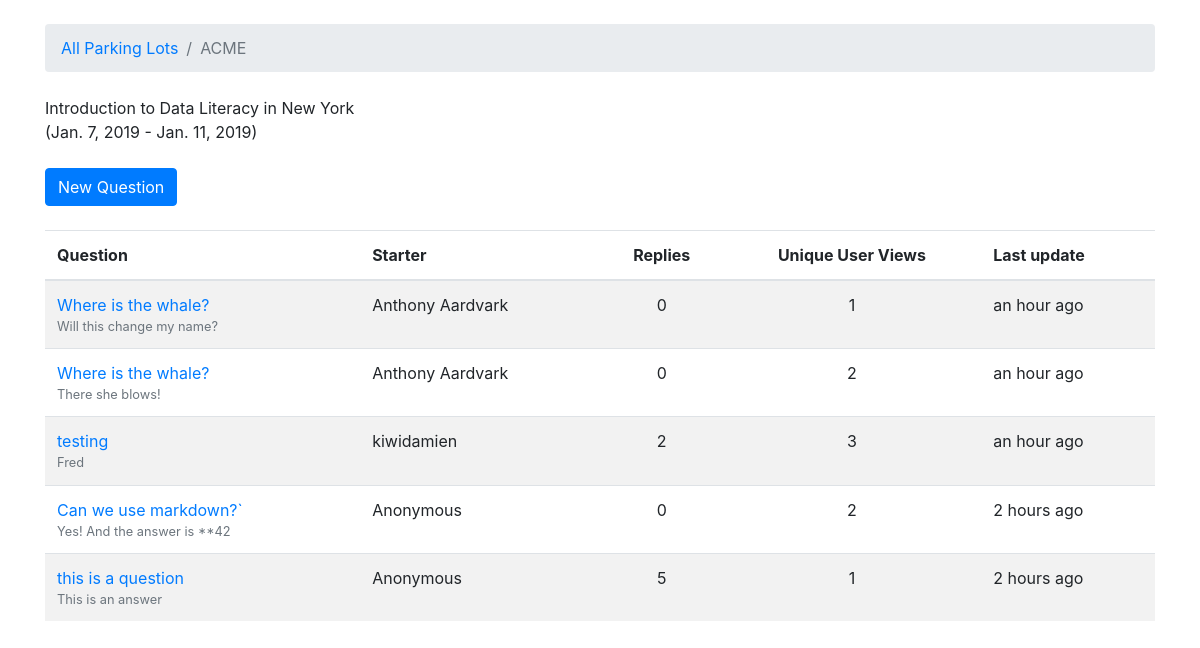
The page /lots/acme/ on the database its author committed.
### lot/models.py (models this page shows, shortened)
class Lot(models.Model):
    group_name = models.CharField(max_length=30, unique=True)
    description = models.CharField(max_length=100)
    location = models.CharField(max_length=100)
    start_date = models.DateField(null=True)
    end_date = models.DateField(null=True)
    slug = models.SlugField(unique=True)
    timezone = models.CharField(max_length=100, choices=TIMEZONE_CHOICES,
                                default='America/Los_Angeles')

class Question(models.Model):
    subject = models.CharField(max_length=255)
    last_updated = models.DateTimeField(auto_now_add=True)
    lot = models.ForeignKey(Lot, related_name='questions',
                            on_delete=models.CASCADE)
    starter = models.ForeignKey(User, related_name='questions',
                                on_delete=models.CASCADE)
    starter_name = models.CharField(max_length=100, default='Anonymous')
    views = models.PositiveIntegerField(default=0)
    def get_first_post(self):
        return (Post.objects.filter(question=self)
                .order_by('created_at')
                .first())

class Post(models.Model):
    message = models.TextField(max_length=4000)
    question = models.ForeignKey(Question, related_name='posts',
                                 on_delete=models.CASCADE)
    created_at = models.DateTimeField(auto_now_add=True)
    updated_at = models.DateTimeField(null=True)
    created_by = models.ForeignKey(User, null=True, related_name='posts',
                                   on_delete=models.CASCADE)
    updated_by = models.ForeignKey(User, null=True, related_name='+',
                                   on_delete=models.CASCADE)
    created_name = models.CharField(max_length=100)
    updated_name = models.CharField(max_length=100)
    def __str__(self):
        return self.message[:30]

### lot/views.py (the view)
# urls.py: path('lots/<slug:lot_id>/', views.QuestionListView.as_view(),
class QuestionListView(ListView):
    model = Question
    context_object_name = 'questions'
    template_name = 'list_of_questions_in_lot.html'
    def get_context_data(self, **kwargs):
        kwargs['lot'] = self.lot
        return super().get_context_data(**kwargs)
    def get_queryset(self):
        self.lot = get_object_or_404(Lot, slug=self.kwargs.get('lot_id'))
        questions = (
            self.lot.questions
            .order_by('-last_updated')
            .annotate(replies=Count('posts') - 1)
        )
        return questions

### templates/list_of_questions_in_lot.html (shortened to what this page needs)
{% extends 'base.html' %}
{% load humanize %}
{% block breadcrumb %}
  <li class="breadcrumb-item"><a href="{% url 'list_lots' %}">All Parking Lots</a></li>
  <li class="breadcrumb-item active">{{ lot.group_name }}</li>
{% endblock %}
{% block content %}
<div class='mb-4'>
    {{lot.description}} in {{lot.location}} <br/>
    ({{lot.start_date}} - {{lot.end_date}})
</div>
<div class='mb-4'>
    <a href="{% url 'new_question' lot.slug %}" class="btn btn-primary">New Question</a>
</div>
<table class="table table-striped mb-4">
    <thead class="thead-inverse">
        <tr>
            <th>Question</th>
            <th>Starter</th>
            <th class="text-center">Replies</th>
            <th class="text-center">Unique User Views</th>
            <th>Last update</th>
        </tr>
    </thead>
    <tbody>
        {% for question in questions%}
        <tr>
            <td>
                <a href="{% url 'question_comments' lot.slug question.pk %}">{{question.subject}}</a>
                <small class="text-muted
                d-block">{{question.get_first_post|truncatechars:30 }}</small>
            </td>
            <td>{{question.starter_name}}</td>
            <td class="text-center">{{ question.replies }}</td>
            <td class="text-center">{{ question.views }}</td>
            <td>{{ question.last_updated | naturaltime }}</td>
        </tr>
        {% endfor %}
    </tbody>
</table>
{% endblock %}

### rows shown on the page
Lot: group_name "ACME", description "Introduction to Data Literacy", location "New York", start_date "Jan. 7, 2019", end_date "Jan. 11, 2019"
Question: subject "Where is the whale?", get_first_post "Will this change my name?", starter_name "Anthony Aardvark", replies "0", views "1", last_updated "an hour ago"
Question: subject "Where is the whale?", get_first_post "There she blows!", starter_name "Anthony Aardvark", replies "0", views "2", last_updated "an hour ago"
Question: subject "testing", get_first_post "Fred", starter_name "kiwidamien", replies "2", views "3", last_updated "an hour ago"
Question: subject "Can we use markdown?`", get_first_post "Yes! And the answer is **42", starter_name "Anonymous", replies "0", views "2", last_updated "2 hours ago"
Question: subject "this is a question", get_first_post "This is an answer", starter_name "Anonymous", replies "5", views "1", last_updated "2 hours ago"
